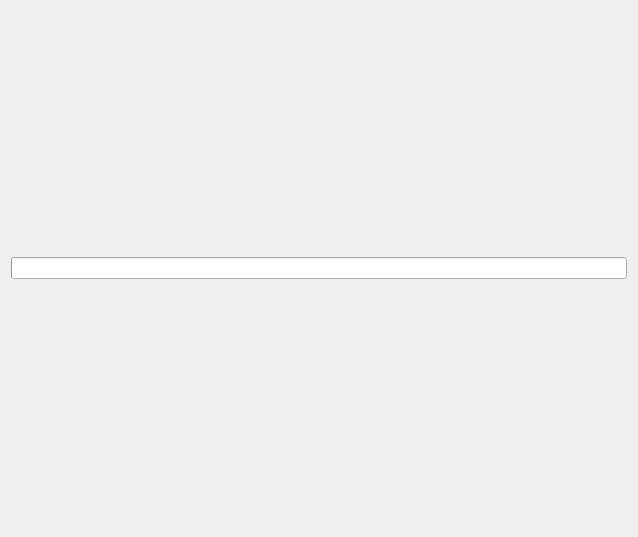
<?xml version="1.0" encoding="UTF-8"?>
<ui version="4.0">
 <class>Form</class>
 <widget class="QWidget" name="Form">
  <property name="geometry">
   <rect>
    <x>0</x>
    <y>0</y>
    <width>638</width>
    <height>537</height>
   </rect>
  </property>
  <property name="windowTitle">
   <string>Form</string>
  </property>
  <layout class="QGridLayout" name="gridLayout">
   <item row="0" column="0">
    <widget class="IndeterminateProgressBar" name="IndeterminateProgressBar"/>
   </item>
  </layout>
 </widget>
 <customwidgets>
  <customwidget>
   <class>IndeterminateProgressBar</class>
   <extends>QProgressBar</extends>
   <header>qfluentwidgets</header>
  </customwidget>
 </customwidgets>
 <resources/>
 <connections/>
</ui>
